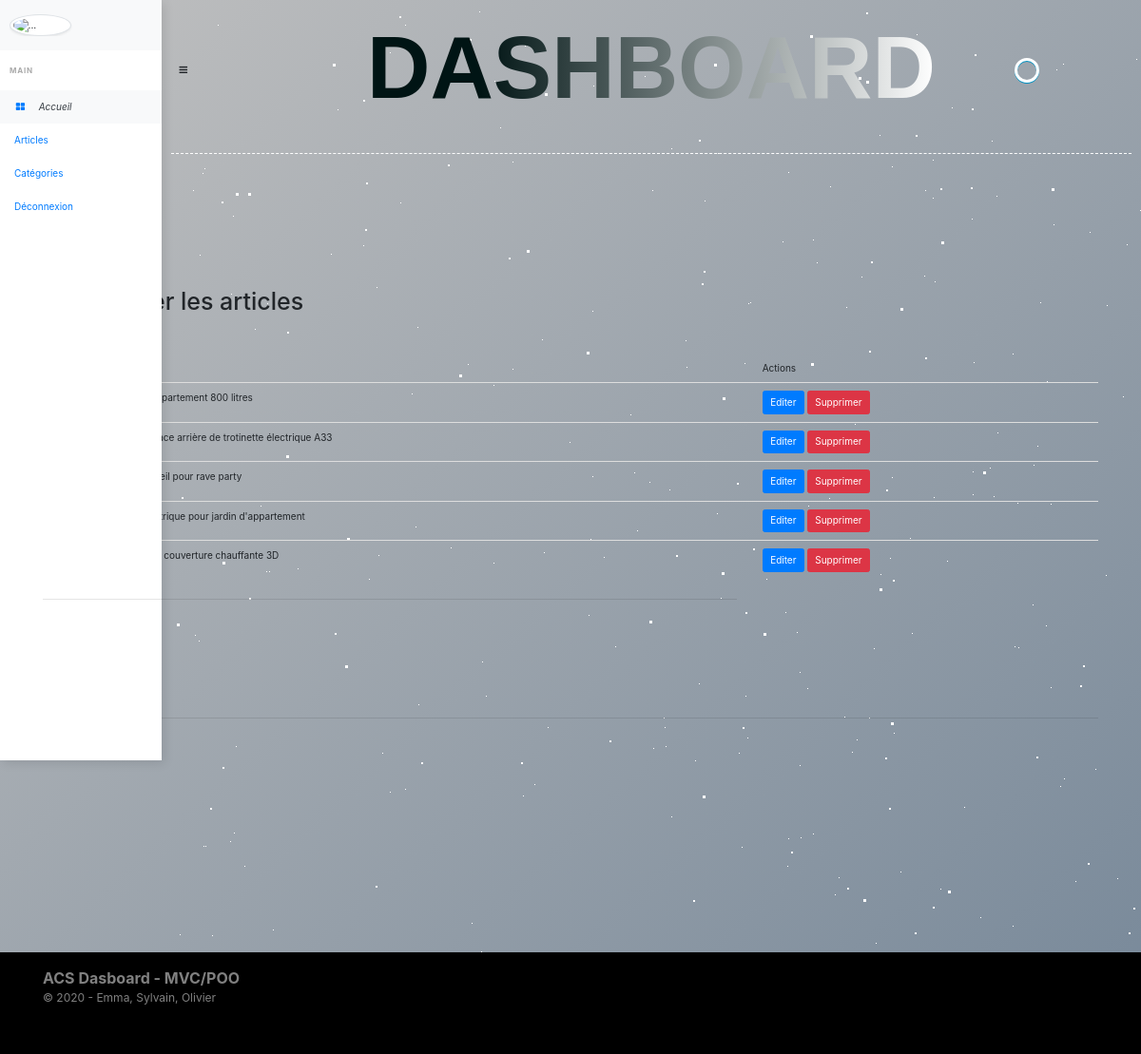
The page /index.php?p=admin.posts.index (signed in) on the database its author committed.
### tables this page shows
CREATE TABLE IF NOT EXISTS `articles` (
  `id` int(11) NOT NULL AUTO_INCREMENT,
  `titre` varchar(255) DEFAULT NULL,
  `lieuachat` varchar(255) DEFAULT NULL,
  `adresseachat` varchar(255) DEFAULT NULL,
  `urlachat` varchar(255) DEFAULT NULL,
  `ref` varchar(255) NOT NULL,
  `dateachat` varchar(20) NOT NULL,
  `datefingarantie` varchar(20) NOT NULL,
  `category_id` int(11) DEFAULT NULL,
  `prix` int(10) NOT NULL DEFAULT 0,
  `conseilsentretien` longtext DEFAULT NULL,
  `phototicketachat` varchar(255) DEFAULT NULL,
  `manuelutilisation` longtext DEFAULT NULL,
  PRIMARY KEY (`id`)
);

### core/Controller/Controller.php (called while the page is built, shortened)
<?php
    class Controller{
        protected $viewPath;
        protected function render($view, $variables = []){
            extract($variables);
            require($this->viewPath . str_replace('.', '/', $view) . '.php');
        }
    }
?>

### app/Controller/Admin/PostsController.php (called while the page is built, shortened)
<?php
    class PostsController extends AppController{
        public function index(){
            $posts = $this->Post->last();
            $this->render('admin.posts.index', compact('posts'));
        }
    }
?>

### public/index.php (called while the page is built, shortened)
<?php
    if(isset($_GET['p'])){
        $page = $_GET['p'];
    }
    else{
        $page = 'posts.index';
    }
    $page = explode('.', $page);
    if($page[0] == 'admin'){
        $action = $page[2];
    }
    else{
        $controller = '\App\Controller\\' . ucfirst($page[0]) . 'Controller';
        $action = $page[1];
    }
    $controller = new $controller();
    $controller->$action();
?>

### core/Table/Table.php (called while the page is built, shortened)
<?php
    class Table{
        protected $db;
        public function __construct(Database $db){
            $this->db = $db;
        }
        public function query($statement, $attributes = null, $one = false){
            if($attributes){
                return $this->db->prepare(
                    $statement,
                    $attributes,
                    str_replace('Table', 'Entity', get_class($this)),
                    $one
                );
            }
             else{
                return $this->db->query(
                    $statement,
                    str_replace('Table', 'Entity', get_class($this)),
                     $one
                );
            }
        }
    }
?>

### core/Database/MysqlDatabase.php (called while the page is built, shortened)
<?php
    class MysqlDatabase extends Database{
        private $pdo;
        private function getPDO(){
            if($this->pdo === null){
                $pdo = new PDO('mysql:dbname=dashboard;host=localhost', 'root', '');
                $pdo->setAttribute(PDO::ATTR_ERRMODE, PDO::ERRMODE_EXCEPTION);
                $this->pdo = $pdo;
            }
            return $this->pdo;
        }
        public function query($statement, $class_name = null, $one = false){
            $req = $this->getPDO()->query($statement);
            if($class_name === null){
                $req->setFetchMode(PDO::FETCH_OBJ);
            }
            else{
                $req->setFetchMode(PDO::FETCH_CLASS, $class_name);
            }
            if($one){
                $datas = $req->fetch();
            }
            else{
                $datas = $req->fetchAll();
            }
            return $datas;
        }
    }
?>

### app/Table/PostTable.php (called while the page is built, shortened)
<?php
    class PostTable extends Table
    {
        public function last()
        {
            return $this->query("
                SELECT articles.id, articles.titre, articles.lieuachat, articles.adresseachat, articles.urlachat, articles.ref, articles.dateachat, articles.datefingarantie, articles.prix, articles.conseilsentretien, articles.phototicketachat, articles.manuelutilisation, categories.titre as categorie
                FROM articles
                LEFT JOIN categories ON category_id = categories.id
                ORDER BY articles.id DESC
            ");
        }
    }

### app/Autoloader.php (called while the page is built, shortened)
<?php
  class Autoloader{
      static function autoload($class){
          if (strpos($class, __NAMESPACE__ . '\\') === 0){
              $class = str_replace(__NAMESPACE__ . '\\', '', $class);
              $class = str_replace('\\', '/', $class);
          }
      }
  }

### core/Autoloader.php (called while the page is built, shortened)
<?php
  class Autoloader{
      static function autoload($class){
          if (strpos($class, __NAMESPACE__ . '\\') === 0){
              $class = str_replace(__NAMESPACE__ . '\\', '', $class);
              $class = str_replace('\\', '/', $class);
          }
      }
  }

### app/Views/admin/posts/index.php (the view, shortened to what this page needs)
<h1>Administrer les articles</h1>
<p>
  <a class="btn btn-success" href="?p=admin.posts.add" >Ajouter un article</a>
</p>
<table class="table">
    <thead>
        <tr>
            <td>Id</td>
            <td>Titre</td>
            <td>Actions</td>
        </tr>
    </thead>
    <tbody>
        <?php foreach ($posts as $post): ?>
            <tr>
                <td><?= $post->id; ?></td>
                <td><?= $post->titre; ?></td>
                <td>
                    <a class="btn btn-primary" href="?p=admin.posts.edit&id=<?= $post->id; ?>" >Editer</a>
                    <form action="?p=admin.posts.delete" method="post" style="display: inline;">
                        <button type="submit" class="btn btn-danger">Supprimer</button>
                    </form>
                </td>
            </tr>
        <?php endforeach; ?>
    </tbody>
</table>
<div class="row">
  <div class="col-sm-8">
    <hr>
    <canvas id="myChart" height="100"></canvas>
    <?php foreach ($posts as $post): ?>
    <?php
      $string[] = $post->prix;
      $string2[] = "'" . $post->titre . "'";
    ?>
    <?php endforeach; ?>
  </div>
  <div class="col-sm-4">
  </div>
</div>
<script>
var ctx = document.getElementById('myChart').getContext('2d');
var myChart = new Chart(ctx, {
  type: 'bar',
  data: {
    labels: [<?php echo implode(",", $string2); ?>],
    //labels: ['Electroménager','Jardinage', 'dhfjdhfjdjf', 'errytuiii', 'msztfdhjghm', 'xslfjdshgjh'],
    datasets: [{
      label: 'Prix des articles en €',
      data: [<?php echo implode(",", $string); ?>],
      backgroundColor: poolColors([<?php echo implode(",", $string2); ?>].length),
      borderColor: poolColors([<?php echo implode(",", $string2); ?>].length),
      borderWidth: 1
    }]
  },
  options: {
    scales: {
      yAxes: [{
        ticks: {
          beginAtZero: true
        }
      }]
    }
  }
});
//random color rgba
      function dynamicColors() {
          var r = Math.floor(Math.random() * 255);
          var g = Math.floor(Math.random() * 255);
          var b = Math.floor(Math.random() * 255);
          return "rgba(" + r + "," + g + "," + b + ", 0.5)";
      }
      //color with array.lenght for graph
      function poolColors(a) {
          var pool = [];
          for(i =0 ; i <= a; i++) {
              pool.push(dynamicColors());
          }
          return pool;
      }
</script>

### public/css/style.css (style rules this page uses)
body { background: linear-gradient(to bottom right, #C0C0C0 0%, #778899 100%); overflow-x: hidden; display: grid; place-items: center; }
.btn { display: inline-block; text-decoration: none; padding: 1em 2em; }

### rows shown on the page
articles: titre "Frigo d'appartement 800 litres"
articles: titre "Essuie-glace arrière de trotinette électrique A33"
articles: titre "Radio-réveil pour rave party"
articles: titre "Pelle électrique pour jardin d'appartement"
articles: titre "Télévision couverture chauffante 3D"
